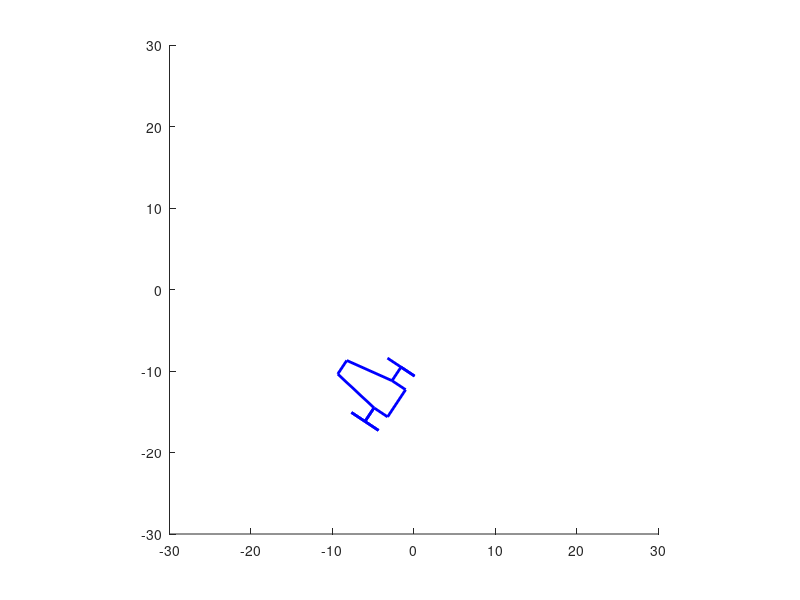

This chart was generated by the following MATLAB code:
function commande_roues()

    function draw()
       clf(); hold on; axis([-30, 30, -30, 30]); axis square;
       M =2*[ 1 -1  0  0 -1 -1 0 0 -1 1 0 0 3  3  0; 
            -2 -2 -2 -1 -1  1 1 2  2 2 2 1 0.5 -0.5 -1];
       M=[M;ones(1,length(M))]; 
       R=[cos(x(3)),-sin(x(3)),x(1);sin(x(3)),cos(x(3)),x(2);0 0 1];    
       M =R*M;
       plot(M(1,:),M(2,:),'blue','LineWidth',2);    
       drawnow();
    end

    function x=f(x,u)
       x=[((x(4)+x(5))/l)*cos(x(3));
          ((x(4)+x(5))/l)*sin(x(3));
          ((x(5)-x(4))/l); 
          r*u(1);
          r*u(2)];
    end
    
    l = 1;
    r = 0.3;
    x = [0; 0; 0; 4; 3];
    u = [0; 0];
    dt = 0.01;
    
    for t=0:dt:10
       x = x + f(x,u)*dt;
       x(3)*180/3.14
       draw(); 
    end

end